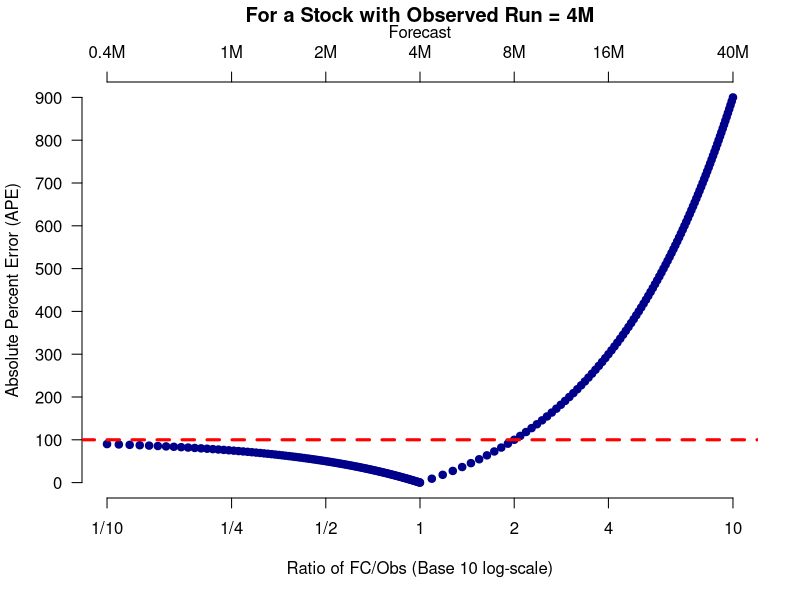

Source code (R):
# Starting some explorations of performance measure properties

library(tidyverse)

# generic example (using rough numbers)

obs.use <- 4  # using CHilko with Obs ~4mill as example

pm.example.df <- data.frame(FC_mill = c(seq(0.4,3.99,length.out=100),seq(4,40,length.out=100)),
                                Obs_mill = 4) %>%
  mutate(Ratio = FC_mill/Obs_mill,
         PercError = (FC_mill-Obs_mill)/Obs_mill*100)  %>%
  mutate(AbsPercError = abs(PercError))

head(pm.example.df)






png(filename = paste0(folder.use,"/Diagnostics/PercentError_Properties.png"),
    width = 480*5.5, height = 480*3.9, units = "px", pointsize = 14*3.7, bg = "white",  res = NA)




x.axis.vals <- c(1/10,1/4,1/2,1,2,4,10)
x.axis.labels <- c("1/10","1/4","1/2","1","2","4","10")

plot(log(pm.example.df$Ratio,base=10),pm.example.df$AbsPercError,bty="n",axes=FALSE,
     ylim=c(0,900),type="p",pch=19,col="darkblue",
     xlab= "Ratio of FC/Obs (Base 10 log-scale)",ylab="Absolute Percent Error (APE)"
     )
title(main = paste0("For a Stock with Observed Run = ",obs.use,"M"),line=3)
axis(2,at = seq(0,900,by=100),las=1)
axis(1,at = log(x.axis.vals,base=10),labels = x.axis.labels )
axis(3, at = log(x.axis.vals,base=10),
     labels = paste0(x.axis.vals*obs.use,"M"))
mtext("Forecast",side=3,line=2)

abline(h=100,col="red",lty=2,lwd=3)

dev.off()
